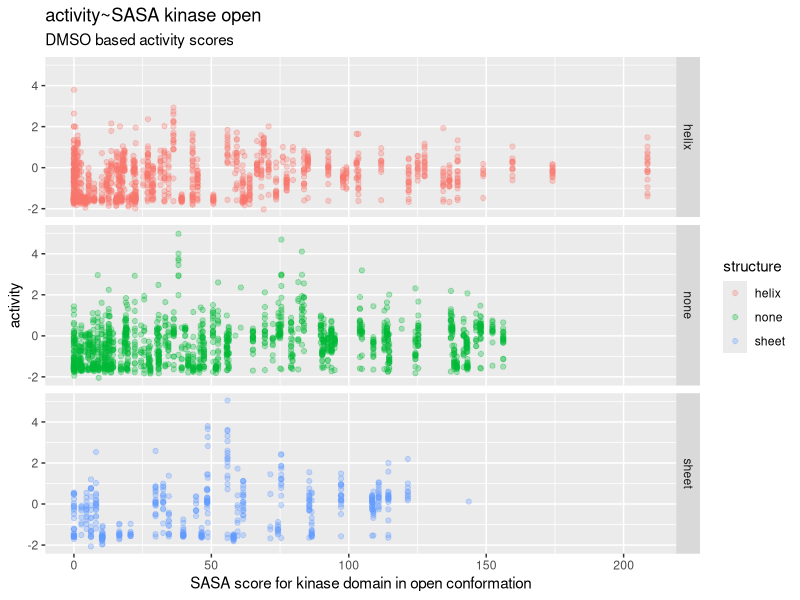
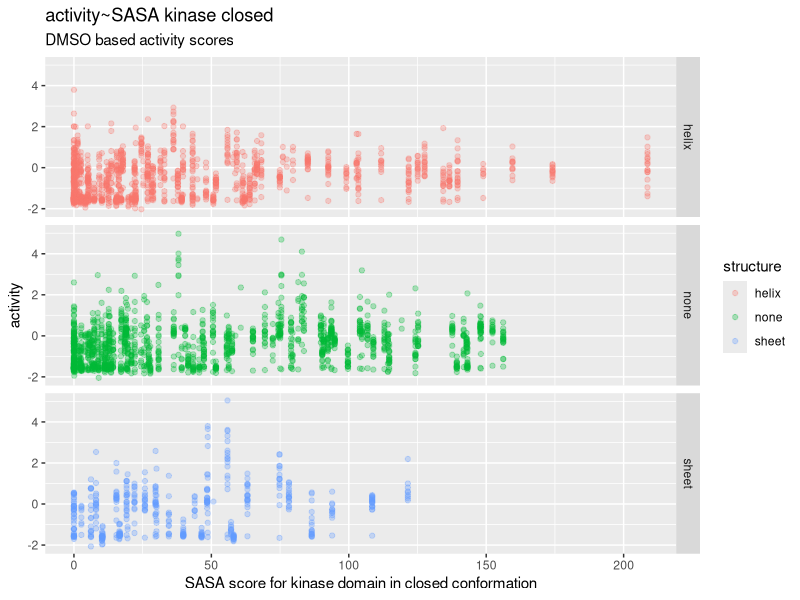
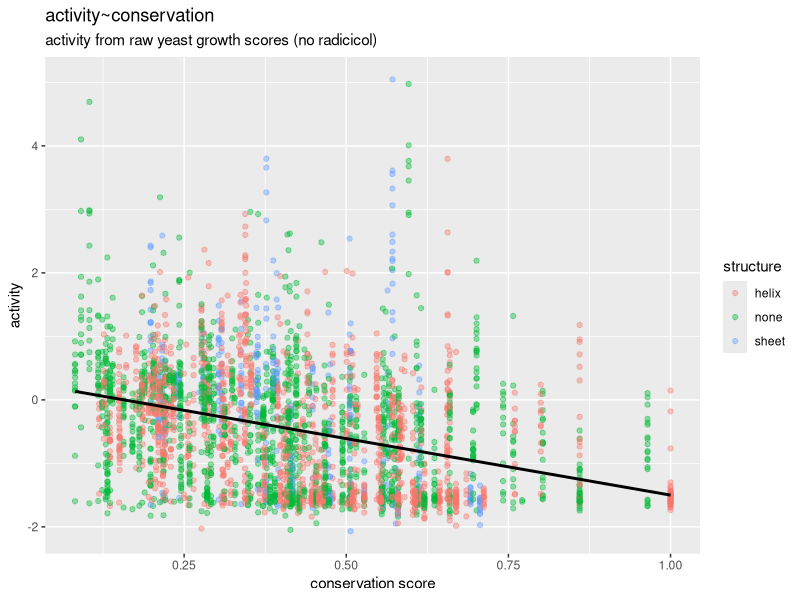
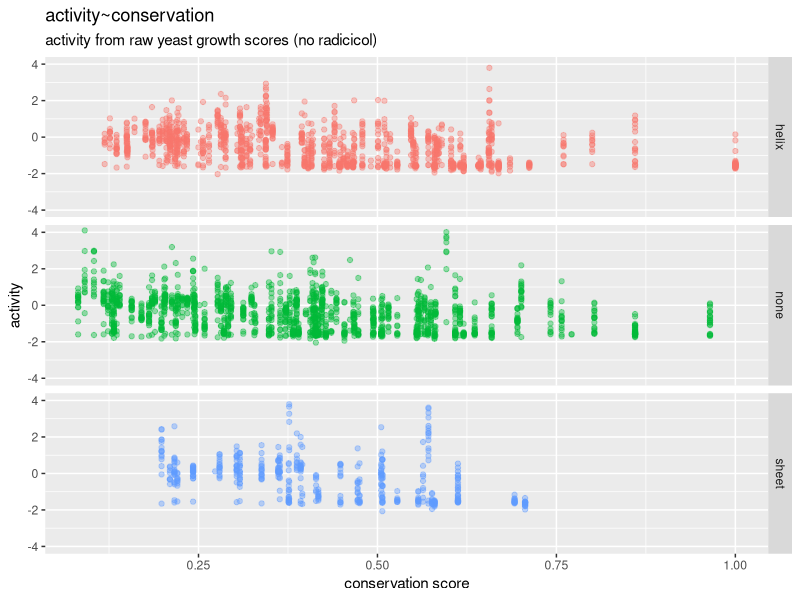
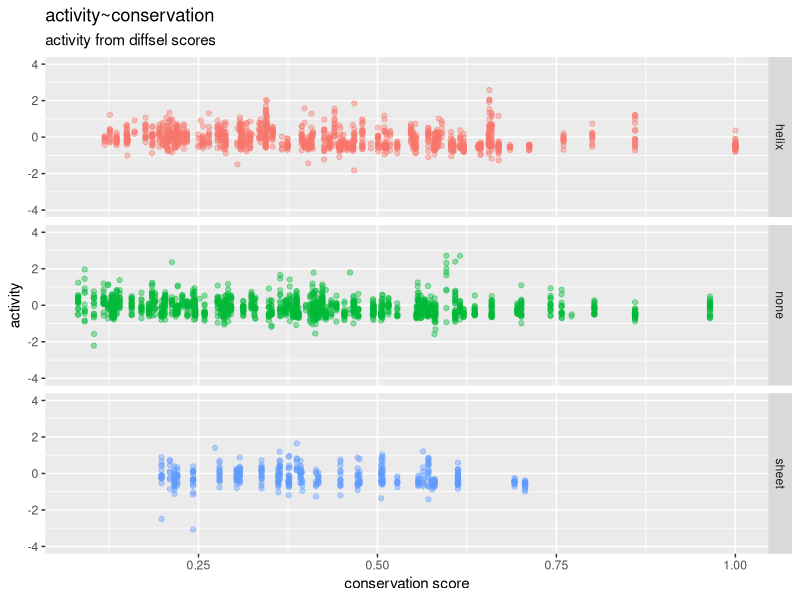
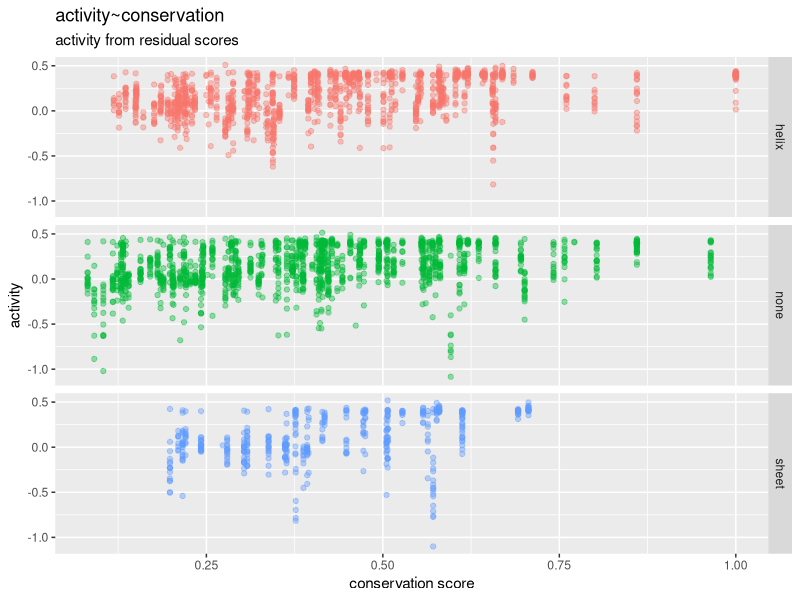
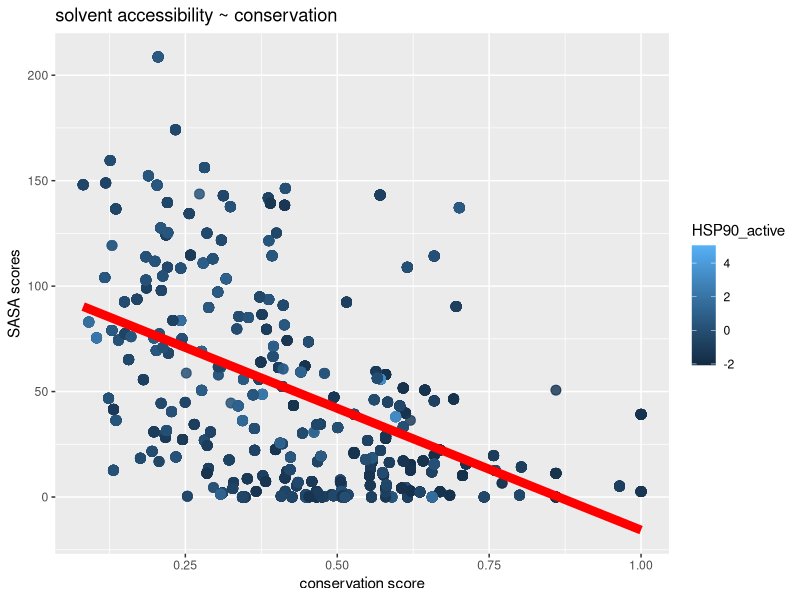
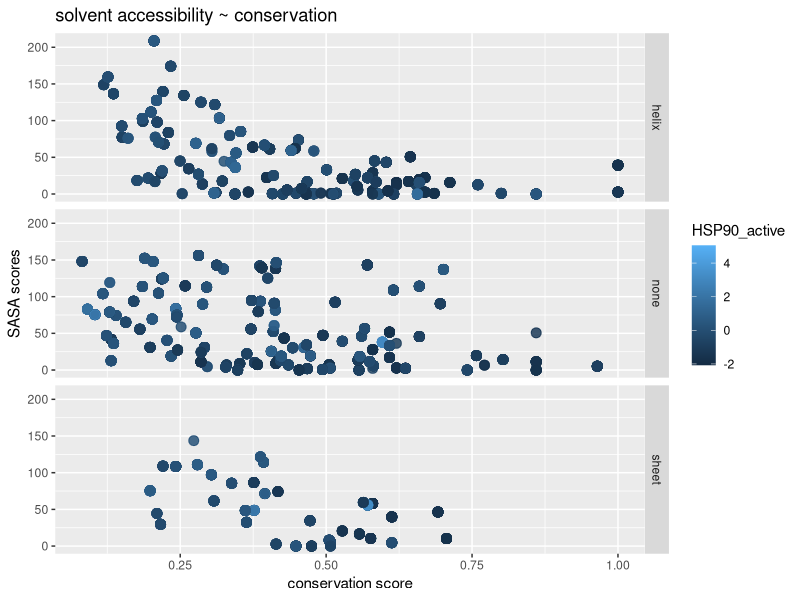

Generate these figures, in order, with R:
##################################################################
##                           20200409                           ##
##               Add secondary structure to plots               ##
##################################################################


#set working dir and  load packages
setwd("/Users/arielleaiken/github/new_src_stuff/src/arielle")
library(gridExtra)
library(readxl)
library(tidyverse)
library(ggplot2)
library(dplyr)
library(grDevices)
library(tidyr)


#open csv file to be used for plotting
new_master <- read.csv("R_working_master_20200409.csv")


##################################################################
##                          Section 1:                          ##
##                 activity~SASA scores ggplots                 ##
##################################################################


#KINASE DOMAIN ACTIVE
SASA1_active <- ggplot(data=new_master,
                aes(x=CD_active_SASA,
                y=HSP90_active,
                color=structure)) +
          geom_point(alpha=.3) +
                ggtitle("activity~SASA kinase open",
                subtitle ="DMSO based activity scores") +
                xlab("SASA score for kinase domain in open conformation") +
                ylab("activity")



SASA1_active + facet_grid(structure~.)


#KINASE DOMAIN INACTIVE
SASA1_inactive <- ggplot(data=new_master,
                  aes(x=CD_inactive_SASA,
                  y=HSP90_active,
                  color=structure)) +
              geom_point(alpha=.3) +
                  ggtitle("activity~SASA kinase closed",
                  subtitle ="DMSO based activity scores") +
                  xlab("SASA score for kinase domain in closed conformation") +
                  ylab("activity")

SASA1_inactive +facet_grid(structure~.)




##################################################################
##                          Section 2:                          ##
##             activity~conservation scores ggplots             ##
##################################################################


#TREND LINE FOR RAW SCORES
coefs_DMSO <-coef(lm(HSP90_active~conservation_EA, data= new_master))
trend_line_DMSO<- coefs_DMSO[2]*new_master$conservation_EA + coefs_DMSO[1]

#RAW SCORES ACTIVITY ~ CONSERVATION SCORES 
ggplot(data=new_master, 
       aes(x=conservation_EA,y=HSP90_active,color=structure)) +
  geom_point(alpha=.4) +
  xlab("conservation score") +ylab("activity") +
  ggtitle("activity~conservation", 
          subtitle="activity from raw yeast growth scores (no radicicol)") +
  geom_smooth(data=new_master, color="black",
              aes(x=conservation_EA,y=trend_line_DMSO)) 

#FACETED VERSION OF RAW SCORES ACTIVITY ~ CONSERVATION SCORES 
ggplot(data=new_master, 
       aes(x=conservation_EA,y=HSP90_active,color=structure)) +
  geom_point(alpha=.4) +
      xlab("conservation score") +ylab("activity") +
      ggtitle("activity~conservation", 
          subtitle="activity from raw yeast growth scores (no radicicol)") +
  facet_grid(structure~.) +
      theme(legend.position = "none") +
  coord_cartesian(
    ylim = c(-4,4))





#DIFFSEL BASED ACTIVITY SCORES ~ CONSERVATION SCORES
ggplot(data=new_master, 
       aes(x=conservation_EA,y=active_minus_inhib,color=structure)) +
  geom_point(alpha=.4) +
  xlab("conservation score") +ylab("activity") +
  ggtitle("activity~conservation", 
          subtitle="activity from diffsel scores") +
  facet_grid(structure~.) +
  theme(legend.position = "none") +
  coord_cartesian(
    ylim = c(-4,4))
 



#RESIDUAL BASED ACTIVITY SCORES ~ CONSERVATION SCORES
ggplot(data=new_master, 
       aes(x=conservation_EA,y=residuals,color=structure)) +
  geom_point(alpha=.4) +
  xlab("conservation score") +ylab("activity") +
  ggtitle("activity~conservation", 
          subtitle="activity from residual scores") +
  facet_grid(structure~.) +
  theme(legend.position = "none") 


#how many points are in each facet?
b<- new_master[which(new_master$structure=='beta') , ]
a<- new_master[which(new_master$structure=='helix') , ]
n<- new_master[which(new_master$structure=='none') , ]

length(b$position)
length(a$position)
length(n$position)

new_master <- arrange(new_master, position)
new_master


#write.csv(new_master,"/Users/arielleaiken/github/new_src_stuff/src/arielle/R_working_master_20200409.csv", row.names = FALSE)


colnames(new_master)
new_master[which(new_master$CD_active_SASA >200)  ,]

tail(arrange(new_master[which( new_master$structure=="sheet") ,] , 
        CD_active_SASA), 20)
          
                
tail(arrange(new_master[which( new_master$structure=="helix") ,] , 
             conservation_EA), 60)




#compare these two metrics SASA~Conservation:

coefs <-coef(lm(CD_active_SASA~conservation_EA, data=new_master))

coefs[1]
coefs[2]

line<- coefs[2]*new_master$conservation_EA + coefs[1]


ggplot(data=new_master, 
       aes(x=conservation_EA, y=CD_active_SASA, 
           alpha=I(.6), size=I(3), color=HSP90_active)) +
  geom_jitter() +
  geom_point() + 
    geom_smooth(data=new_master,
                              color="red",
                             aes(x=conservation_EA,
                                y=line,
                              size=.3)) +
  ggtitle("solvent accessibility ~ conservation ") +
  xlab("conservation score") + ylab("SASA scores") 



#Same SASA~conservation plot but faceted by secondary structure,
#colored by DMSO activity score (HSP90 active)
ggplot(data=new_master, 
       aes(x=conservation_EA, y=CD_active_SASA, 
           alpha=I(.6), size=I(3), color=HSP90_active)) +
  geom_jitter() +
  geom_point() + 
#  geom_smooth(data=new_master,
 #                            color="red",
  #                           aes(x=conservation_EA,
   #                              y=line,
    #                            size=.3)) +
  ggtitle("solvent accessibility ~ conservation ") +
  xlab("conservation score") + ylab("SASA scores") +
  facet_grid(structure~.)


